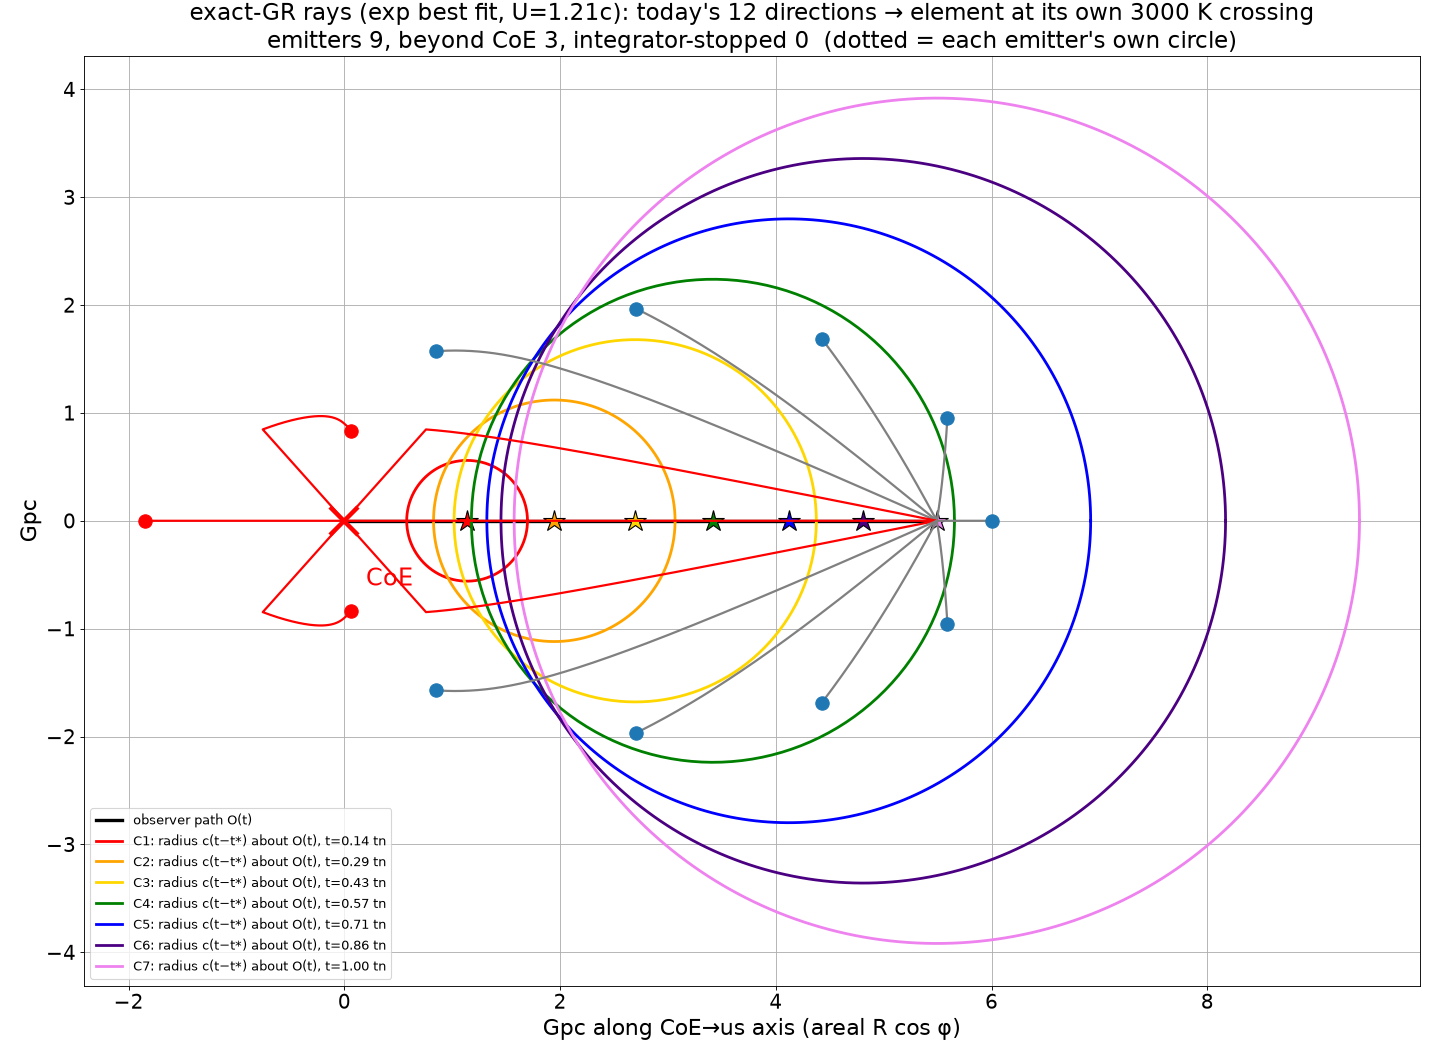

Write Python code to recreate this figure.
import json,pickle,sys,numpy as np; from lc3 import *
import matplotlib;matplotlib.use('Agg');import matplotlib.pyplot as plt
r=json.load(open('res_exp.json')); L,tn=make2('exp',r['x'],Ri=1e-3)
ts=tstar(L,tn); o=obs(L,tn); lam=o['Hbar']*F.C/(70/F.KMSMPC); X0=np.array([0.]); RO=lambda t: L.R(t,X0)[0]
print('tn',tn,'t*',ts,'U/c',o['U'],flush=True)
fin=emitters_rec(L,tn,ts,np.arange(0,360,30.)); pickle.dump(dict(fin=fin,ts=ts,tn=tn),open('lc3_check.pkl','wb'))
fig,ax=plt.subplots(figsize=(18,13)); ax.set_aspect('equal')
tt=np.geomspace(ts,tn,200); ax.plot([RO(t)*lam for t in tt],np.zeros(200),'k-',lw=3,label='observer path O(t)')
cols=['red','orange','gold','green','blue','indigo','violet']; th=np.linspace(0,2*np.pi,300)
for k,t in enumerate(np.linspace(ts,tn,8)[1:]):
    ax.plot((RO(t)+(t-ts)*np.cos(th))*lam,(t-ts)*np.sin(th)*lam,c=cols[k],lw=2.5,label=f'C{k+1}: radius c(t−t*) about O(t), t={t/tn:.2f} tn'); ax.plot(RO(t)*lam,0,'*',c=cols[k],ms=20,mec='k')
for e in fin:
    p=e['pts']; Rr=L.R(p['t'],p['x']); X=Rr*np.cos(p['phi'])*lam; Y=Rr*np.sin(p['phi'])*lam
    ax.plot(X,Y,'-',c='gray' if e['status']=='emitter' else 'red',lw=2)
    if 'R_e' in e:
        ax.plot(X[-1],Y[-1],'o',c='C0' if e['status']=='emitter' else 'red',ms=12)
    else: ax.plot(X[-1],Y[-1],'kx',ms=14,mew=3)
ax.plot(0,0,'rx',ms=25,mew=4); ax.text(0.2,-0.6,'CoE',fontsize=22,color='r')
nb=sum(e['status']=='beyond_CoE' for e in fin); ne=sum(e['status']=='emitter' for e in fin); nst=sum(e['status'].startswith('stopped') for e in fin)
ax.set_title(f'exact-GR rays (exp best fit, U={o["U"]:.2f}c): today\'s 12 directions → element at its own 3000 K crossing\nemitters {ne}, beyond CoE {nb}, integrator-stopped {nst}  (dotted = each emitter\'s own circle)',fontsize=21)
ax.set_xlabel('Gpc along CoE→us axis (areal R cos φ)',fontsize=20); ax.set_ylabel('Gpc',fontsize=20); ax.tick_params(labelsize=18); ax.legend(fontsize=12,loc='lower left'); ax.grid()
fig.tight_layout(); fig.savefig('lc3_check.png',dpi=80)
print('FIN',[(e['ell'],e['status'],e.get('t_e',np.nan)/tn,round(e.get('z',np.nan),2),round(e.get('T_obs',np.nan),3),e.get('no_matter')) for e in fin],flush=True)
